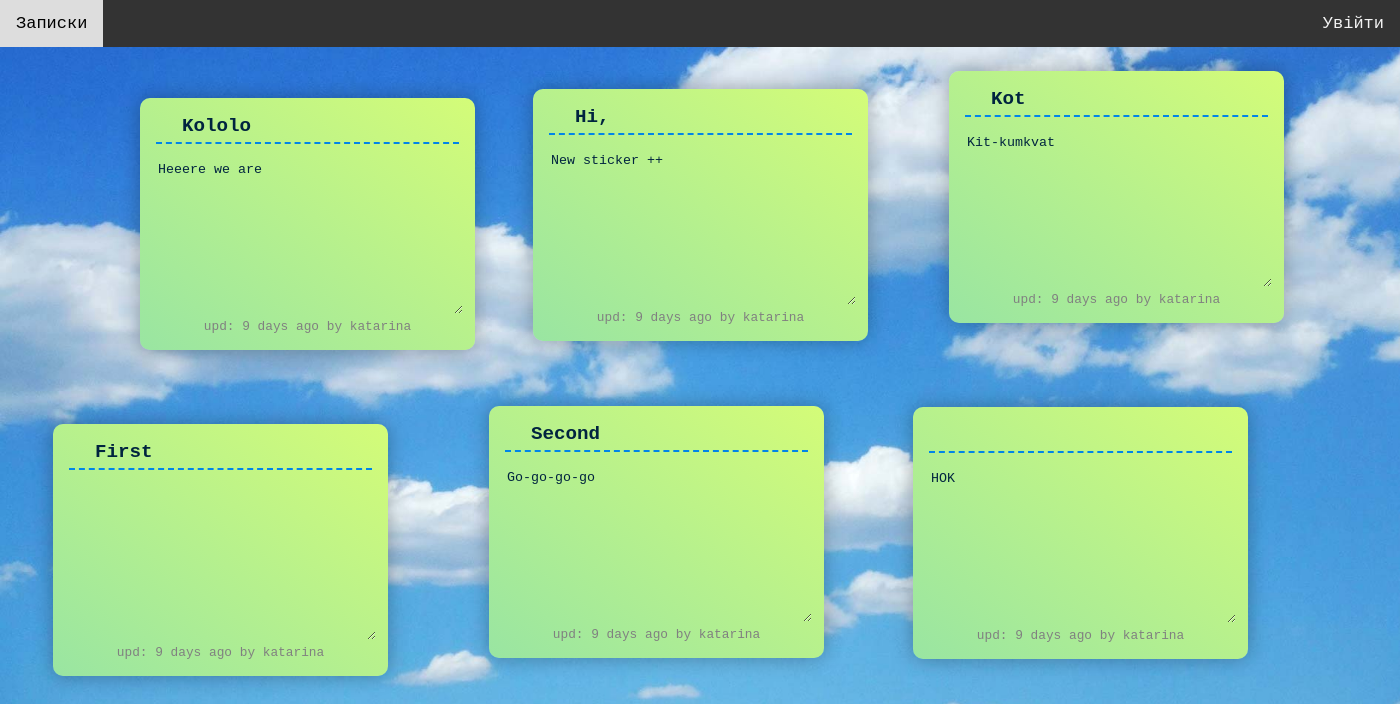
The app's page /, older data.
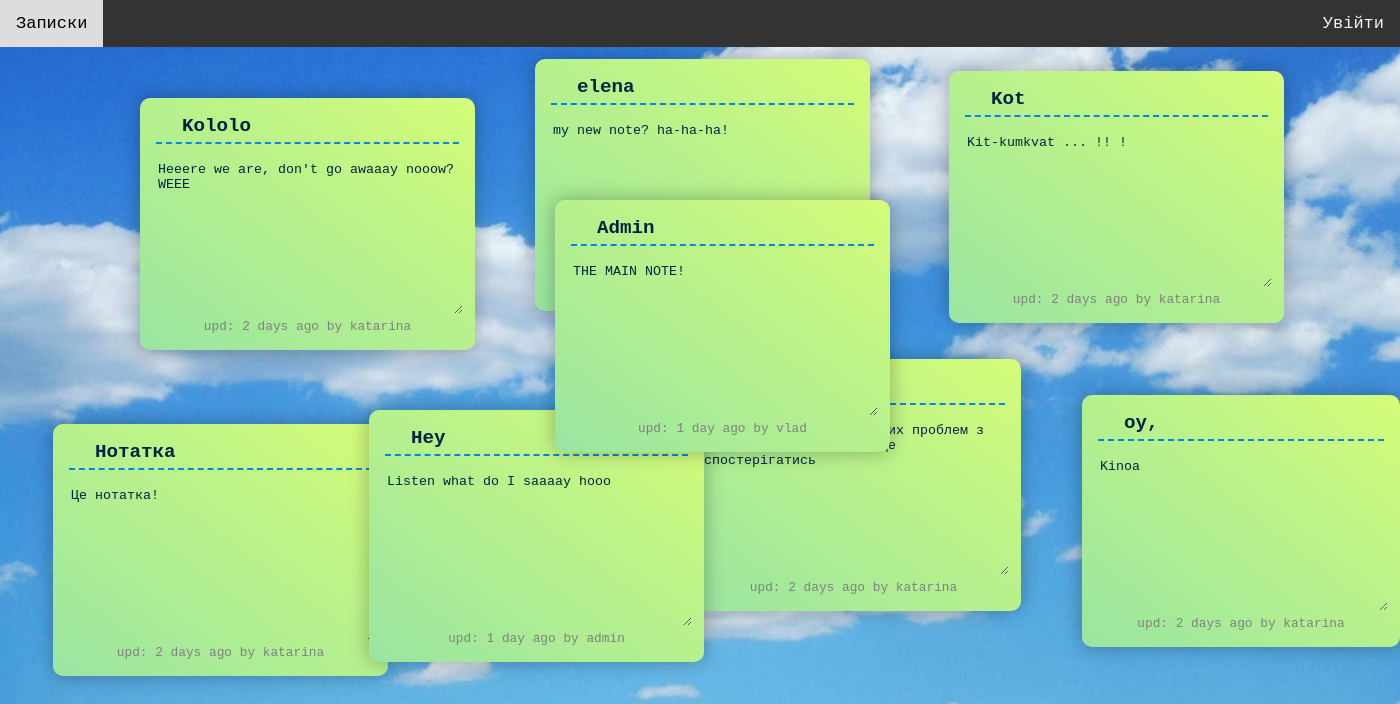
The same page, newer data.
### notes/models.py (models this page shows, shortened)
class Note(models.Model):
    title = models.CharField(max_length=300, default='')
    content = models.TextField(default='')
    left = models.CharField(max_length=7, default='35vw')
    top = models.CharField(max_length=7, default='37h')
    author = models.ForeignKey(
        User, on_delete=models.CASCADE
    )
    creation_date = models.DateTimeField(auto_now_add=True, editable=False)
    def get_title_id(self):
        return f'title_{self.id}'
    def get_content_id(self):
        return f'content_{self.id}'
    def get_footer_id(self):
        return f'footer_{self.id}'
    def get_edits(self):
        return self.edit_set.all()
    def get_last_edit(self):
        edits = self.get_edits()
        if edits:
            last_edit = edits[0]
            for edit in edits:
                if edit.creation_date > last_edit.creation_date:
                    last_edit = edit
            return last_edit
    def get_save_alert_id(self):
        return f'save_alert_{self.id}'

class Edit(models.Model):
    title = models.CharField(max_length=300)
    content = models.TextField()
    note = models.ForeignKey(
        Note, on_delete=models.CASCADE
    )
    author = models.ForeignKey(
        User, on_delete=models.CASCADE
    )
    creation_date = models.DateTimeField(auto_now_add=True, editable=False)
    def when_published(self):
        now = timezone.now()
        since = now - self.creation_date
        days = since.days
        seconds = since.seconds
        if days == 0:
            if int(seconds/3600) == 1:
                return f"{int(seconds / 3600)} hour ago"
            elif seconds >= 3600:
                return f"{int(seconds/3600)} hours ago"
            elif int(seconds / 60) == 1:
                return f"{int(seconds / 60)} minute ago"
            else:
                return f"{int(seconds / 60)} minutes ago"
        elif days == 1:
            return f"{days} day ago"
        else:
            return f"{days} days ago"

### notes/views.py (the view)
# urls.py: path("", views.all_notes, name="notes"),
def all_notes(request):
    context = {'notes': Note.objects.all(),
               'user': request.user,
               'only_user': False,}
    return render(request, "all_notes.html", context)

### notes/templates/all_notes.html (shortened to what this page needs)
{% extends 'base.html' %}
{% load static %}
{% block header %}
    <link rel="stylesheet" href="{% static 'note.css' %}">
{% endblock %}
{%  block content %}
        <div id="stickies-container">
                {% for note in notes %}
                        {% if not only_user or user == note.author %}
                                <div id={{ note.id }} class="drag sticky"
                                     style="left:{{ note.left }}; top:{{ note.top }}">
                                        <h3><input type="text" name="stickytitle"
                                                   id={{ note.get_title_id }} value={{ note.title }}></h3>
                                        <p><textarea name="stickytext" id={{ note.get_content_id }}
                                                     cols="24" rows="10">{{ note.content }}</textarea></p>
                                        {% if note.get_last_edit %}
                                        <a href="{% url 'notes:details_note' note.id %}" style="text-decoration:none;">
                                                <div id={{ note.get_footer_id }}, class="update_footer">
                                                        {% if user == note.get_last_edit.author %}
                                                        <span>upd: {{ note.get_last_edit.when_published }} by you</span>
                                                        {% else %}
                                                        <span>upd: {{ note.get_last_edit.when_published }} by {{ note.get_last_edit.author }}</span>
                                                        {% endif %}
                                                </div>
                                        </a>
                                        {% endif %}
                                </div>
                        {% else %}
                         <div id={{ note.id }} class="grass_border"
                                    style="left:{{ note.left }}; top:{{ note.top }}">
                         </div>
                        {% endif %}
                {% endfor %}
        </div>
{% endblock %}

Row changes from the older to the newer data that the page shows:
removed Note: stickytitle "Second", stickytext "Go-go-go-go", get_last_edit.when_published "9 days ago", get_last_edit.author "katarina"
removed Note: stickytitle "Hi,", stickytext "New sticker ++", get_last_edit.when_published "9 days ago", get_last_edit.author "katarina"
changed Note: stickytitle "First" → "Нотатка"; stickytext (not shown) → "Це нотатка!"; get_last_edit.when_published "9 days ago" → "2 days ago"
changed Note: stickytitle (not shown) → "KORAmmmmmm"; stickytext "HOK" → "В нормальному житті таких проблем з переносом тексту не буде спостерігатись"; get_last_edit.when_published "9 days ago" → "2 days ago"
changed Note "Kot": stickytext "Kit-kumkvat" → "Kit-kumkvat ... !! !"; get_last_edit.when_published "9 days ago" → "2 days ago"
changed Note "Kololo": stickytext "Heeere we are" → "Heeere we are, don't go awaaay nooow? WEEE"; get_last_edit.when_published "9 days ago" → "2 days ago"
added Note: stickytitle "elena", stickytext "my new note? ha-ha-ha!"
added Note: stickytitle "oy,", stickytext "Kinoa", get_last_edit.when_published "2 days ago", get_last_edit.author "katarina"
added Note: stickytitle "Hey", stickytext "Listen what do I saaaay hooo", get_last_edit.when_published "1 day ago", get_last_edit.author "admin"
added Note: stickytitle "Admin", stickytext "THE MAIN NOTE!", get_last_edit.when_published "1 day ago", get_last_edit.author "vlad"
